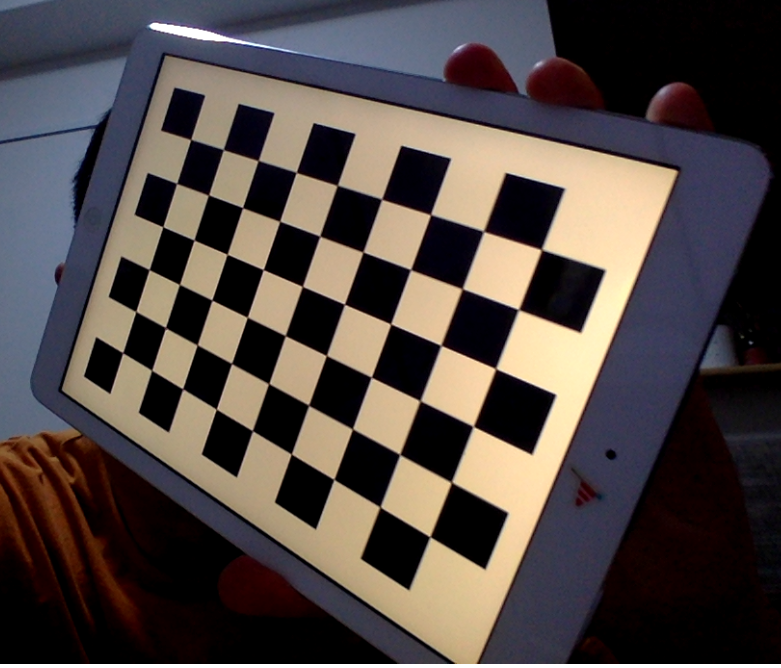
//> input picture ConsoleApplication1/ConsoleApplication1/chessboard.png, 781 x 668 px
$ ./ConsoleApplication1   (built with g++ and OpenCV 4)
//> lines starting //> are read from the running program, lines starting //| are printed output that depends on the picture; after the words box and inside, x2 and y2 are one past the last pixel; in counts of white or black regions, pixels touching at a corner belong together
// ConsoleApplication1.cpp : 이 파일에는 'main' 함수가 포함됩니다. 거기서 프로그램 실행이 시작되고 종료됩니다.
//

#include <opencv2\opencv.hpp>
#include <opencv2/calib3d/calib3d.hpp>
#include <opencv2/calib3d/calib3d_c.h>
#include <opencv2/highgui/highgui.hpp>
#include <opencv2/imgproc/imgproc.hpp>
using namespace std;
using namespace cv;

void main()
{
    int CHECKERBOARD[2]{ 6, 9 };

    vector<vector<cv::Point3f> > objpoints;			// 각 이미지에 대해 3D 좌표를 저장하는 벡터 선언
    vector<vector<cv::Point2f> > imgpoints;			// 각 이미지에 대해 2D 좌표를 저장하는 벡터 선언
    vector<cv::Point3f> objp;
    for (int i = 0; i < CHECKERBOARD[1]; i++)		// CHECKERBOARD[1] = 6
    {
        for (int j = 0; j < CHECKERBOARD[0]; j++)	// CHECKERBOARD[0] = 9
        {
            objp.push_back(cv::Point3f(j * 3, i * 3, 0));
        }
    }
	vector<cv::String> images;
	string path = "chessboard.png";
    cv::Mat frame, gray;
    vector<cv::Point2f> corner_pts;		// 검출된 check board corner 포인트(2D 좌표)를 담을 벡터 선언
	bool success;						          // findChessboardCorners 되었는지 안 되었는지를 확인하기 위한 용도


	frame = cv::imread("chessboard.png");	// images로부터 한 장씩 받아서 frame으로 읽어옴
//> frame is the input picture: 668 rows x 781 cols, CV_8UC3; mean B, G, R 69.5, 72.4, 81.4
	cv::cvtColor(frame, gray, cv::COLOR_BGR2GRAY);		// COLOR 니까 GRAY로 바꾸기 위해 cvtColor 함수를 사용해 변경
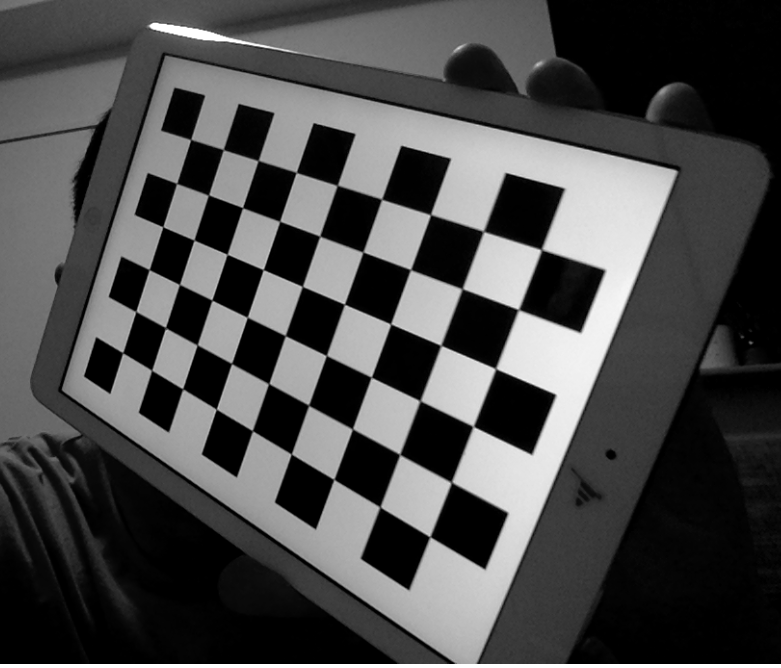
//> gray: 668 rows x 781 cols, CV_8UC1; min 0, max 255, mean 74.8

	success = cv::findChessboardCorners(gray, cv::Size(CHECKERBOARD[0], CHECKERBOARD[1]), corner_pts, CV_CALIB_CB_ADAPTIVE_THRESH | CV_CALIB_CB_FAST_CHECK | CV_CALIB_CB_NORMALIZE_IMAGE);
//> success = true; corner_pts = 54 Points (x, y), first 12: [122.6, 352.6], [135.7, 311.3], [149, 269.5], [162.7, 226.6], [176.6, 183.5], [190.7, 139.4], [151.5, 370.2], [165.8, 328], [179.5, 284.5], [194.2, 240.1], [208.6, 195], [223.5, 149.6]

	// bool findChessboardCorners(InputArray image, Size patternSize, OutputArray corners, int flags = CALIB_CB_ADAPTIVE_THRESH + CALIB_CB_NORMALIZE_IMAGE )

	/* If desired number of vcorner are detected, we refine the pixel coordinates and display them on the images of checker board*/
	if (success)
	{
		cv::TermCriteria criteria(CV_TERMCRIT_EPS | CV_TERMCRIT_ITER, 30, 0.001);

		cv::cornerSubPix(gray, corner_pts, cv::Size(11, 11), cv::Size(-1, -1), criteria);	// 주어진 2D point에 대해 더 정제시켜 업데이트
//> corner_pts = 54 Points (x, y), first 12: [122.7, 352.7], [135.8, 311.5], [149.2, 269.6], [162.8, 226.7], [176.6, 183.4], [190.7, 139.5], [151.6, 370.2], [165.5, 327.7], [179.4, 284.4], [194, 240.1], [208.5, 194.9], [223.3, 149.6]

		cv::drawChessboardCorners(frame, cv::Size(CHECKERBOARD[0], CHECKERBOARD[1]), corner_pts, success);		// Chessboard Corner 그리기
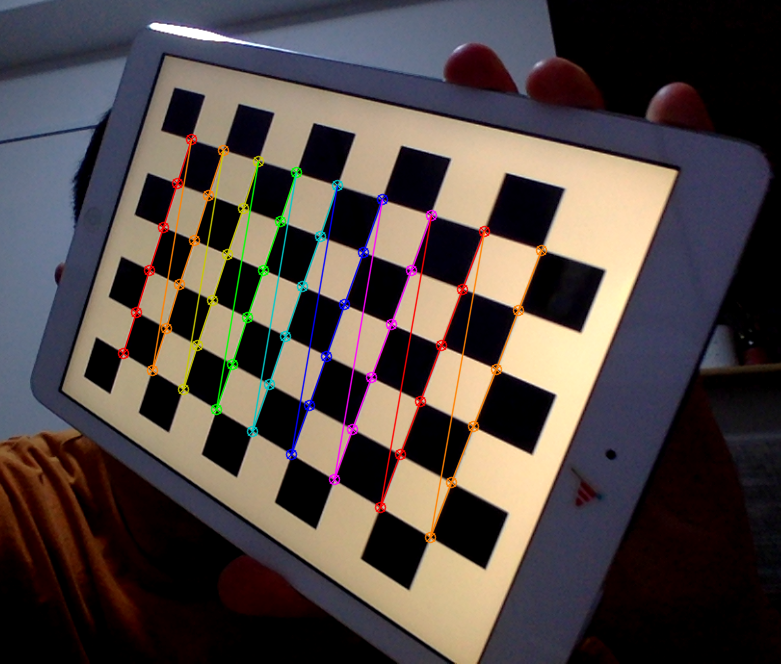
//> frame: 668 rows x 781 cols, CV_8UC3; 3.35% of pixels changed, all inside (x1, y1, x2, y2) = (117, 133, 548, 544)

		objpoints.push_back(objp);
		imgpoints.push_back(corner_pts);
//> imgpoints = 1 point lists
	}

	Mat view, rview, map1, map2,imgpts;
	cv::Mat cameraMatrix, distCoeffs, rvec, tvec;	// 파라미터를 구하기 위한 Mat 객체 선언

	cv::calibrateCamera(objpoints, imgpoints, cv::Size(gray.rows, gray.cols), cameraMatrix, distCoeffs, rvec, tvec);
//> cameraMatrix = [[347, 0, 305.9], [0, 394.7, 344.9], [0, 0, 1]]; distCoeffs = [0.00786, -0.0722, -0.00286, -0.000483, 0.0789]; rvec = [[-0.234, 0.243, -1.17]]; tvec = [[-14.08, 0.558, 26.68]]

	initUndistortRectifyMap(cameraMatrix, distCoeffs, Mat(), getOptimalNewCameraMatrix(cameraMatrix, distCoeffs, gray.size(), 1, gray.size(), 0), gray.size(), CV_16SC2, map1, map2 );
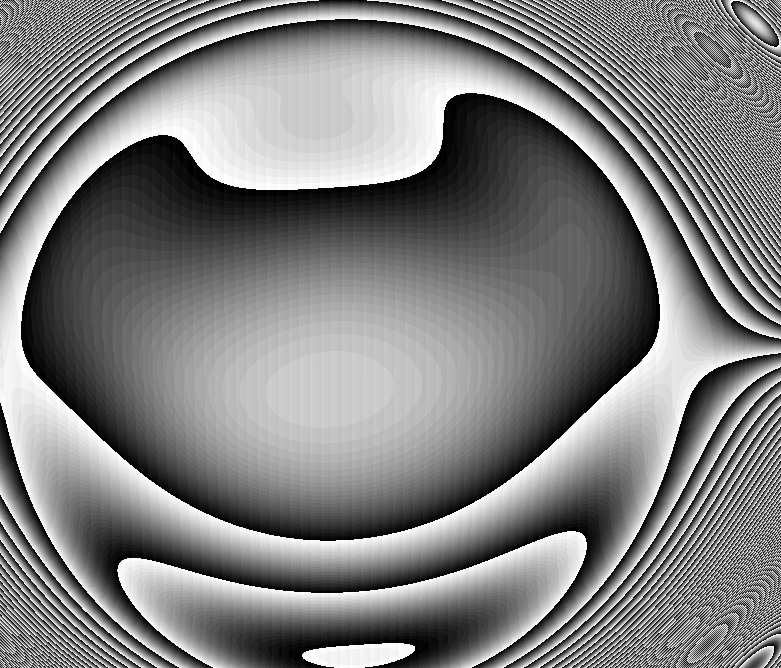
//> map2: 668 rows x 781 cols, CV_16UC1; min 0, max 1023, mean 515.4; drawn with min black and max white
	remap(gray, rview, map1, map2, INTER_LINEAR);
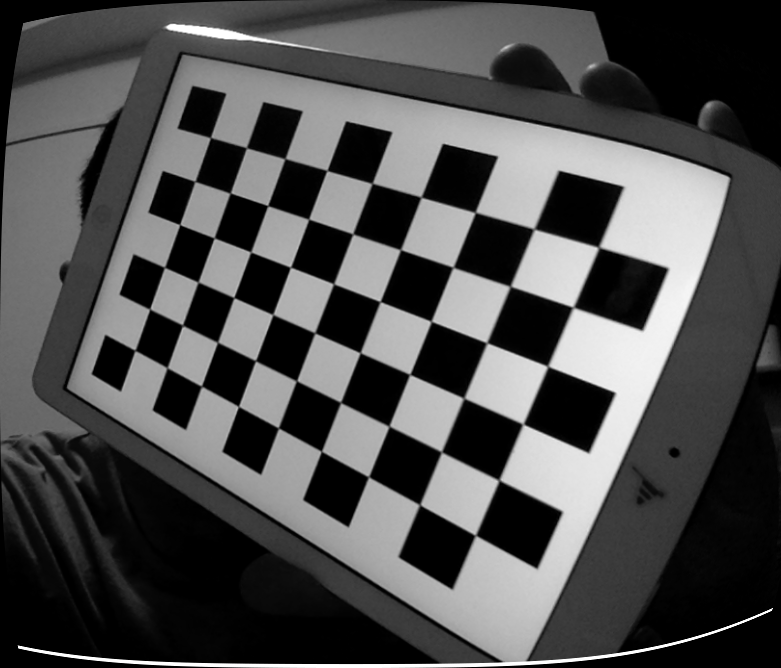
//> rview: 668 rows x 781 cols, CV_8UC1; min 0, max 255, mean 78.6
	float tt[8][3] = {
		{0, 0, 0},{0, 3, 0},{3, 3, 0},{3, 0, 0},
		{0, 0, -3},{0, 3, -3},{3, 3, -3},{3, 0, -3} };
	cv::Mat axis(8, 3, CV_32F, tt);
	//projectPoints(objpoints, rvec, tvec, cameraMatrix, distCoeffs,imgpoints,imgpts);
	cv::drawFrameAxes(frame, cameraMatrix, distCoeffs, rvec, tvec, 23);
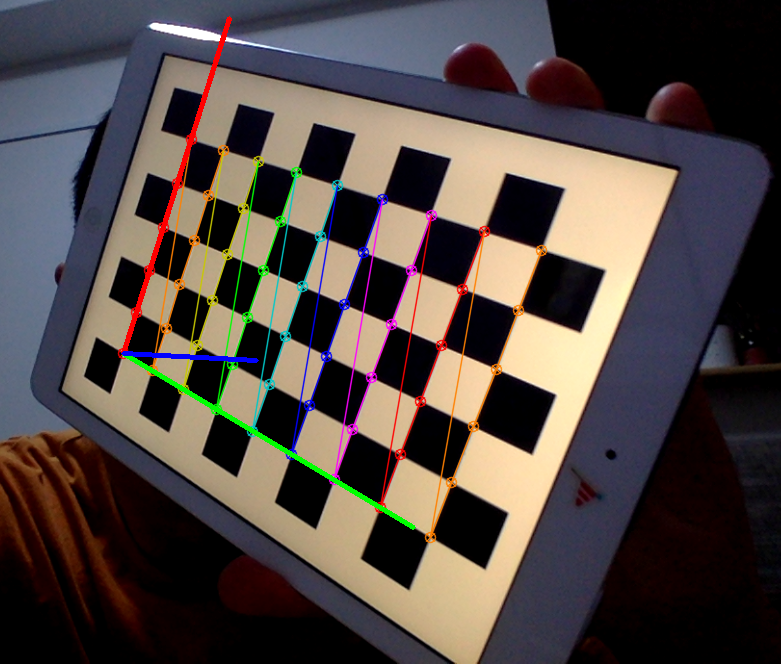
//> frame: 668 rows x 781 cols, CV_8UC3; 0.79% of pixels changed, all inside (x1, y1, x2, y2) = (121, 16, 416, 530)
	for (int i = 0; i < 49;i++) {
		if (i == 0 || i == 5 || i == 48)
			for (int j = 5; j < 54; j++) {
				if(j == 5 || j == 53 || j == 48)
					cv::line(frame, corner_pts[i], corner_pts[j], Scalar(i*10,i*20,200), 3);
			}
	}
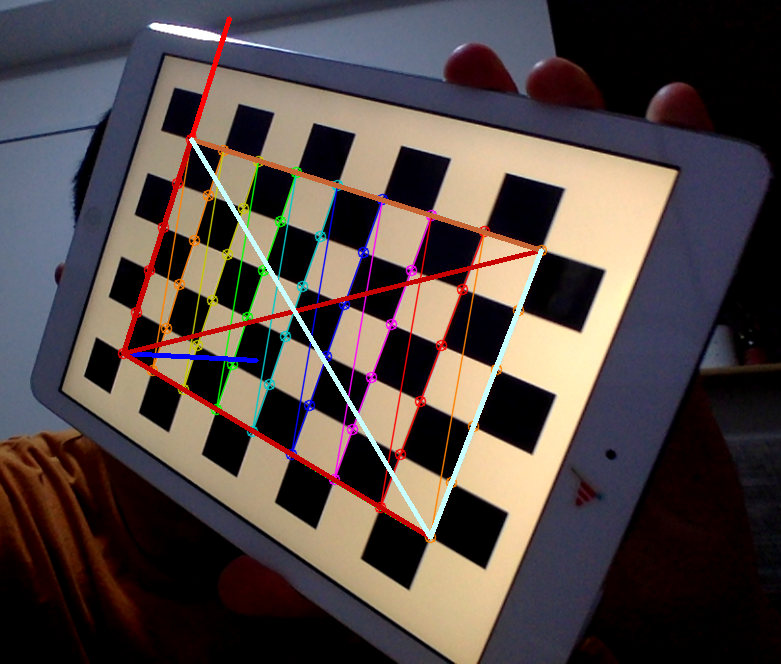
//> frame: 668 rows x 781 cols, CV_8UC3; 2.03% of pixels changed, all inside (x1, y1, x2, y2) = (121, 137, 544, 540)
	cv::imshow("Image", rview);			// 해당 번째의 이미지에 대해 CHESSBOARD CORNER 그린걸 창에 띄움
	cv::imwrite("find_corner.png", frame);
	cv::waitKey(0);						// 특별한 입력 있을 때까지 대기


	// extract rotation & translation matrix

}
